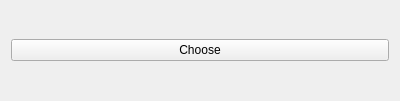
<?xml version="1.0" encoding="UTF-8"?>
<ui version="4.0">
 <class>Widget</class>
 <widget class="QWidget" name="Widget">
  <property name="geometry">
   <rect>
    <x>0</x>
    <y>0</y>
    <width>400</width>
    <height>101</height>
   </rect>
  </property>
  <property name="windowTitle">
   <string>Widget</string>
  </property>
  <layout class="QVBoxLayout" name="verticalLayout">
   <item>
    <widget class="QPushButton" name="pushButton">
     <property name="text">
      <string>Choose</string>
     </property>
    </widget>
   </item>
  </layout>
 </widget>
 <layoutdefault spacing="6" margin="11"/>
 <resources/>
 <connections/>
</ui>
